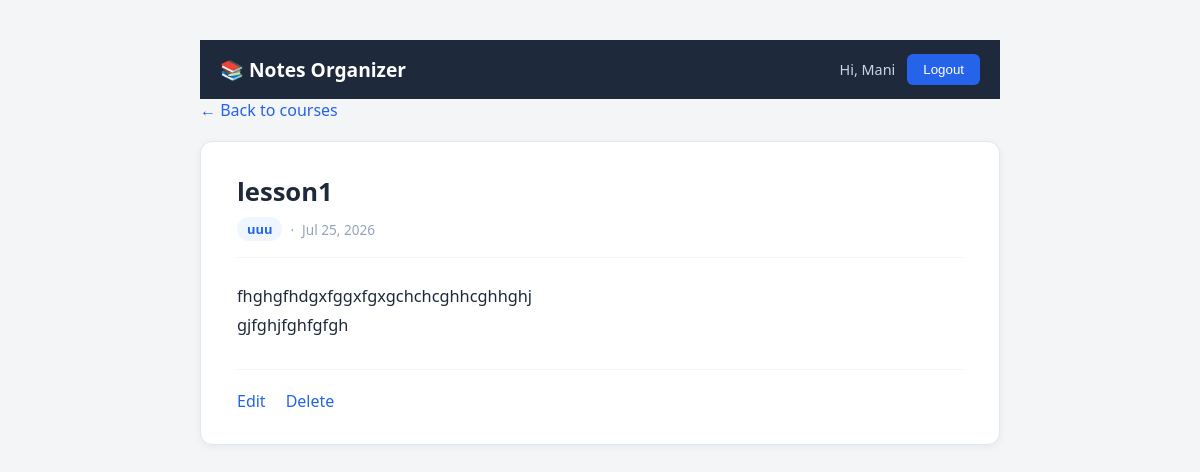
Page /courses/2/notes/4/ (signed in) on the earlier database version.
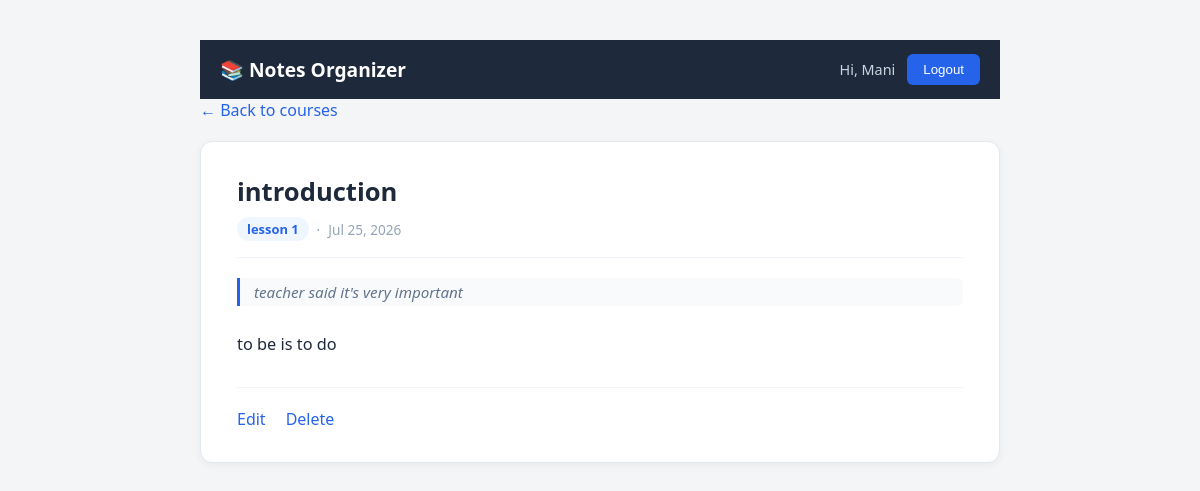
Same page on the later database version.
### notes/models.py (models this page shows, shortened)
class Note(models.Model):
    course = models.ForeignKey(Course, on_delete=models.CASCADE, related_name='notes')
    title = models.CharField(max_length=200)
    description = models.TextField(blank=True)
    content = models.TextField()
    created_at = models.DateTimeField(auto_now_add=True)

class Course(models.Model):
    owner = models.ForeignKey(User, on_delete=models.CASCADE, related_name='courses')
    title = models.CharField(max_length=200)
    description = models.TextField(blank=True)
    created_at = models.DateTimeField(auto_now_add=True)

### notes/views.py (the view)
# urls.py: path('<int:course_pk>/notes/<int:pk>/', views.note_detail, name='note_detail'),
@login_required
def note_detail(request, course_pk, pk):
    course = get_object_or_404(Course, pk=course_pk, owner=request.user)
    note = get_object_or_404(Note, pk=pk, course=course)
    return render(request, 'notes/note_detail.html', {'course': course, 'note': note})

### notes/templates/notes/note_detail.html (shortened to what this page needs)
{% extends 'notes/base.html' %}
{% load static %}
{% block extra_css %}
<link rel="stylesheet" href="{% static 'notes/css/note_detail.css' %}">
{% endblock %}
{% block content %}
<a href="{% url 'course_list' %}">← Back to courses</a>
<div class="note-detail">
  <div class="note-detail-header">
    <h1>{{ note.title }}</h1>
    <div class="note-detail-meta">
      <span class="course-badge">{{ course.title }}</span>
      <span>·</span>
      <span>{{ note.created_at|date:"M d, Y" }}</span>
    </div>
  </div>
  {% if note.description %}
    <p class="note-detail-description">{{ note.description }}</p>
  {% endif %}
  <div class="note-detail-content">{{ note.content|linebreaks }}</div>
  <div class="note-detail-actions">
    <a href="{% url 'note_edit' course.pk note.pk %}" class="btn-primary">Edit</a>
    <a href="{% url 'note_delete' course.pk note.pk %}" class="danger">Delete</a>
  </div>
</div>
{% endblock %}

Differences in the rows shown:
changed Note: title "lesson1" → "introduction"; description (not shown) → "teacher said it's very important"; content "fhghgfhdgxfggxfgxgchchcghhcghhghj gjfghjfghfgfgh" → "to be is to do"
changed Course: title "uuu" → "lesson 1"
